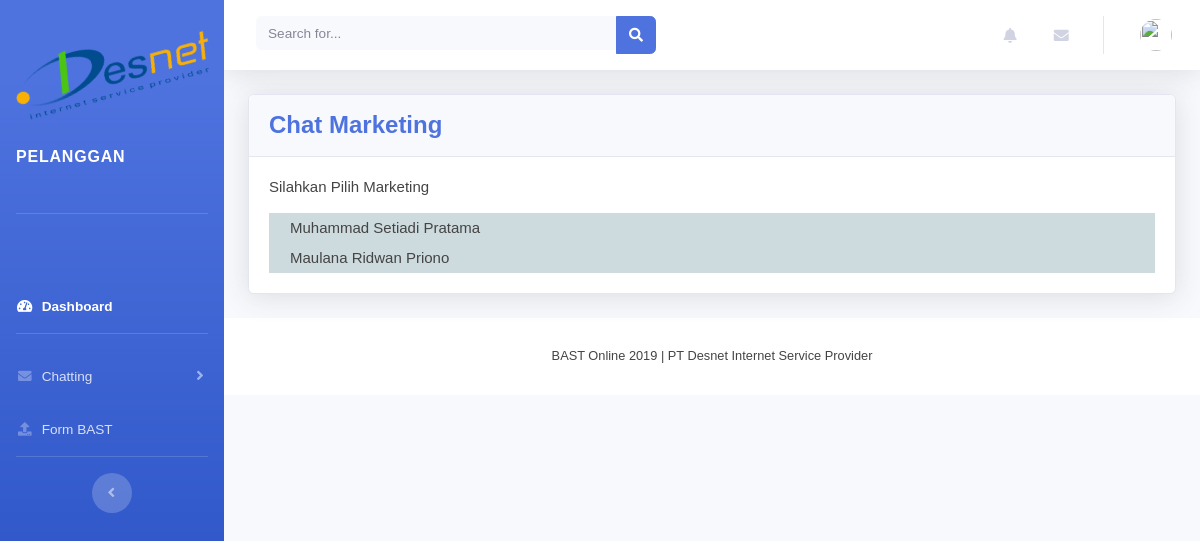
The page /index.php/pelanggan/chat on the database its author committed.
### tables this page shows
CREATE TABLE `user` (
  `id_user` int(11) NOT NULL,
  `username` varchar(20) NOT NULL,
  `password` varchar(50) NOT NULL,
  `id_karyawan` int(11) NOT NULL,
  `id_pelanggan` int(11) NOT NULL,
  `image` varchar(255) NOT NULL DEFAULT 'default.jpg',
  `level` enum('admin','marketing','programmer','pelanggan') NOT NULL
);

CREATE TABLE `karyawan` (
  `id_karyawan` int(11) NOT NULL,
  `nik` varchar(30) NOT NULL,
  `nama_kar` varchar(50) NOT NULL,
  `alamat` varchar(90) NOT NULL,
  `nohp` varchar(12) NOT NULL,
  `foto` varchar(255) NOT NULL DEFAULT 'default.jpg'
);

### application/views/pelanggan/layout/content.php (called while the page is built)
<?php
if( $isi )
{
    $this -> load->view( $isi );
}

### application/views/pelanggan/layout/wrapper.php (called while the page is built)
<?php
require_once ('head.php');
require_once ('sidebar.php');
require_once ('nav.php');
require_once ('content.php');
require_once ('footer.php');

### application/controllers/pelanggan/Chat.php (called while the page is built, shortened)
<?php
class Chat extends CI_Controller
{
    public function __construct()
    {
        $this->load->library('session');
        $this->load->database();
        $this->load->helper(array('url', 'form'));
        $this->load->library('user_agent');
        $this->load->model('model_chat');
    }
    public function index()
    {
        $data=array('title'=>'Pelanggan Dashboard',
                    'isi'=>'pelanggan/chat/chat_dashboard',
                    'marketing'=> $this->model_chat->get_chat_mar('nama_kar'),
                );
        $this->load->view('pelanggan/layout/wrapper', $data);
    }
}

### index.php (called while the page is built, shortened)
<?php
require_once BASEPATH.'core/CodeIgniter.php';

### application/models/Model_chat.php (called while the page is built, shortened)
<?php
class Model_chat extends CI_Model {
    public function get_chat_mar()
    {
        $query = $this->db->where("level", 'marketing' )
        ->get();
        return $query->result();
    }
}

### application/views/pelanggan/chat/chat_dashboard.php (the view, shortened to what this page needs)
<link rel="stylesheet" type="text/css" href="<?= base_url('assets/css/styles.css') ?>">
    <div class="container-fluid">
        <div class="card shadow mb-4">
            <div class="card-header py-3" >
                <h4 class="m-0 font-weight-bold text-primary">Chat Marketing</h4>
            </div>
                <div class="card-body">
                    <p>Silahkan Pilih Marketing</p>
                    <table style="width: 100%" id="table-friend">
                        <?php foreach ($marketing as $item) { ?>
                        <tr>
                            <td><a href="javascript:;" data-friend="<?= $item->id_user ?>"><?= $item->nama_kar ?></a></td>
                        </tr>
                        <?php } ?>
                    </table>
                </div>
        </div>
    </div>

### assets/css/styles.css (style rules this page uses)
body { background-color: #fff; font: 15px/20px normal Helvetica, Arial, sans-serif; color: #444; }
a { color: #003399; background-color: transparent; font-weight: normal; }
#table-friend tr { height: 30px; background: #cddbde; }
#table-friend tr a { text-decoration: none; padding-left: 20px; color: #444; }

### rows shown on the page
user: id_karyawan.nama_kar "Muhammad Setiadi Pratama"
user: id_karyawan.nama_kar "Maulana Ridwan Priono"
